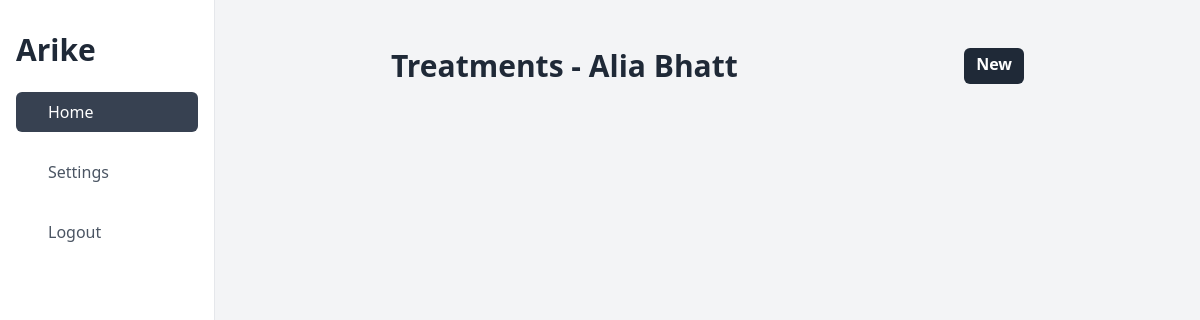
The app's page /list/treatment/2, older data.
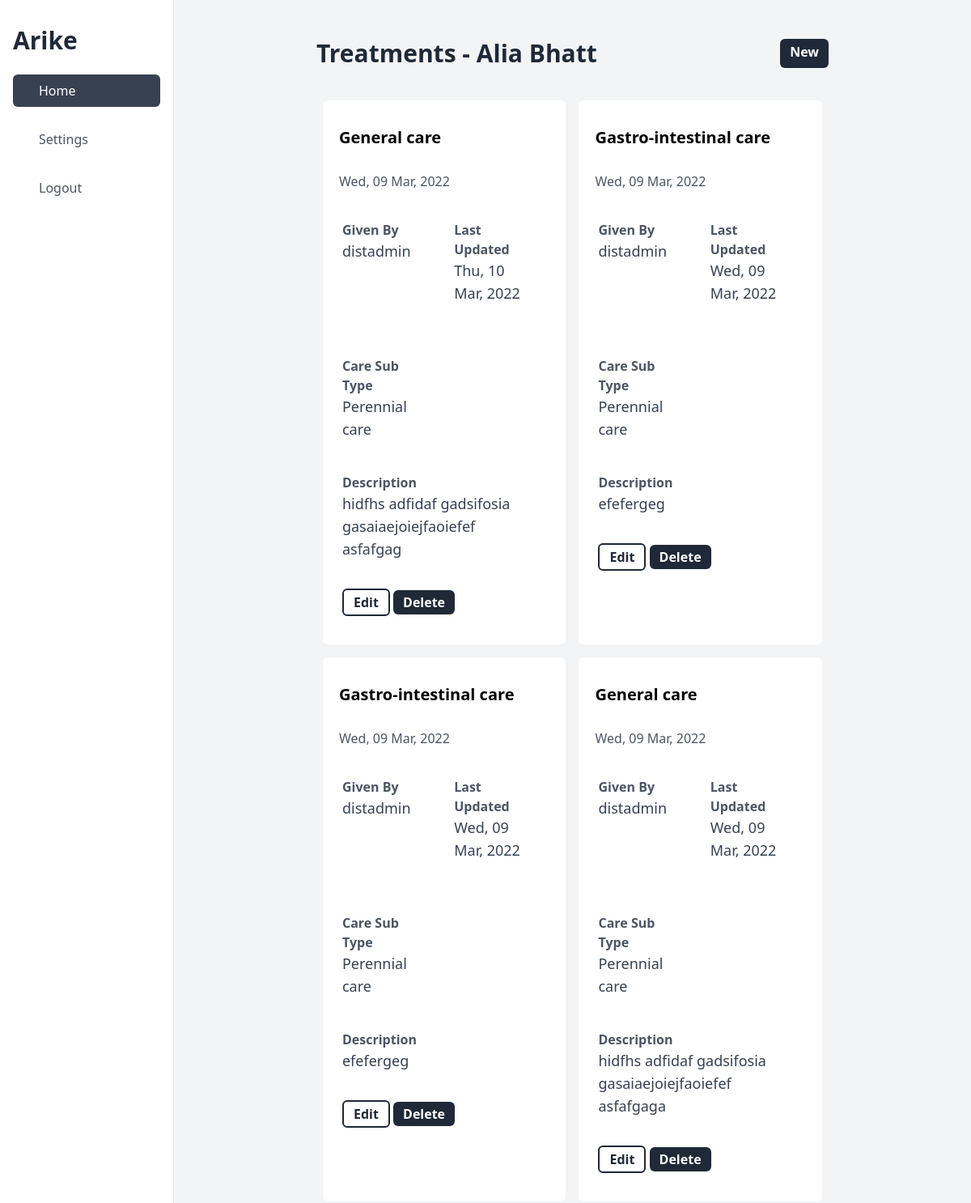
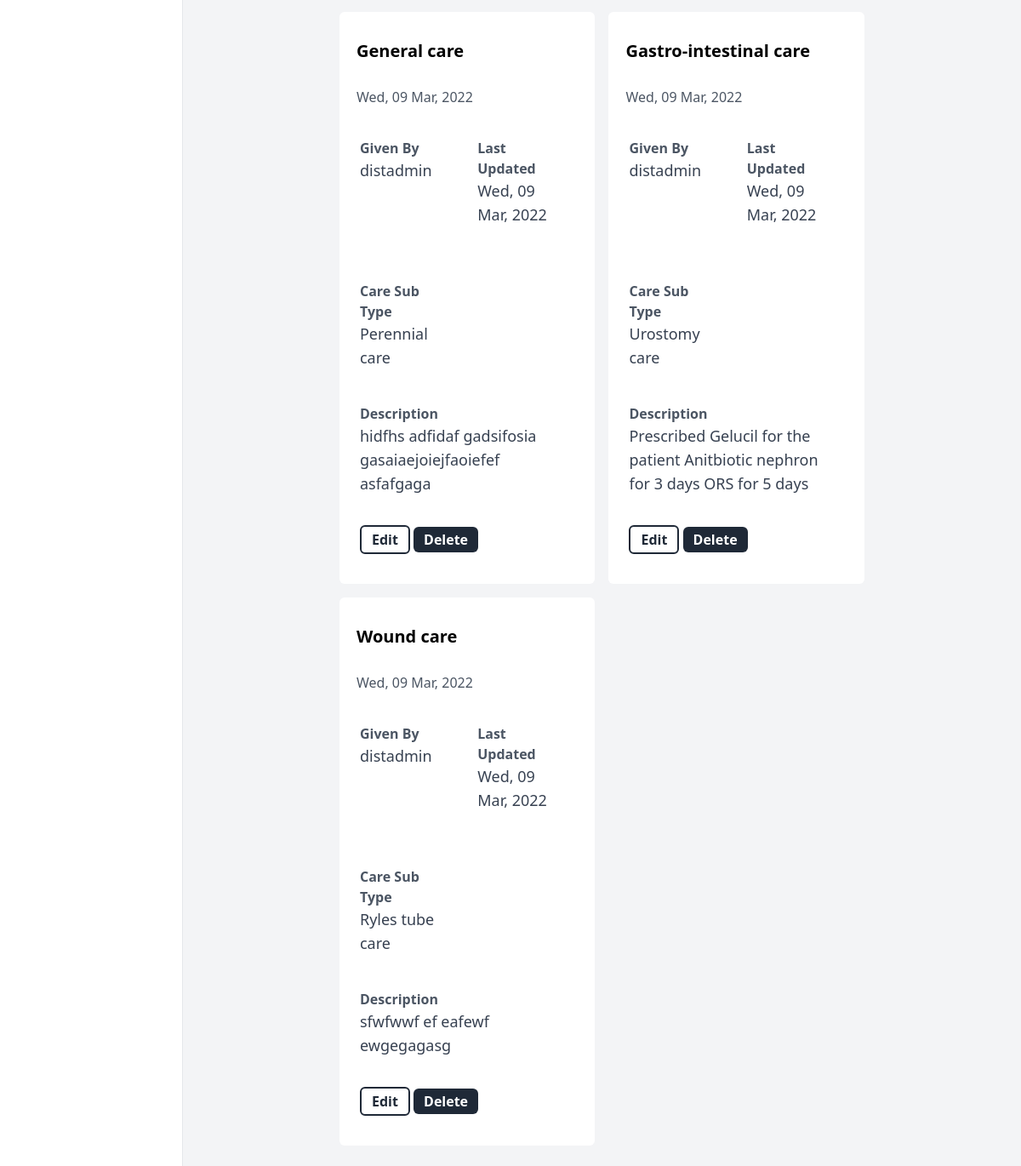
The same page, newer data (2 pictures, top to bottom).
### apps/models.py (models this page shows, shortened)
class Treatment(models.Model):
    description = models.TextField()
    care_type = models.CharField(choices=CARE_TYPE, max_length=150)
    care_sub_type = models.CharField(choices=CARE_SUB_TYPE, max_length=100)
    patient = models.ForeignKey(Patient, on_delete=models.PROTECT, null=True)
    created_at = models.DateTimeField(auto_now_add=True)
    updated_at = models.DateTimeField(auto_now=True)
    deleted = models.BooleanField(default=False)
    active = models.BooleanField(default=True, null=True)

class CustomUser(AbstractUser):
    full_name = models.CharField(max_length=150, blank=True)
    role = models.CharField(choices=USER_ROLES, max_length=20, blank=False)
    phone = models.CharField(max_length=14, validators=[phone_number_regex])
    is_verified = models.BooleanField(default=True)
    district = models.ForeignKey(
        District, on_delete=models.PROTECT, blank=True, null=True
    )
    facility = models.ForeignKey(
        Facility, on_delete=models.PROTECT, blank=True, null=True
    )
    created_at = models.DateTimeField(auto_now_add=True)
    updated_at = models.DateTimeField(auto_now=True)
    deleted = models.BooleanField(default=False)

### apps/views.py (the view)
# urls.py: path("list/treatment/<int:patient_id>", TreatmentListView.as_view()),
class TreatmentListView(ListView):
    model = Treatment
    template_name = "Treatment/list.html"
    context_object_name = "objects"
    def get_queryset(self):
        patient_id = self.kwargs["patient_id"]
        patient = Patient.objects.get(pk=patient_id)
        objects = Treatment.objects.filter(deleted=False, patient=patient).order_by(
            "-updated_at"
        )
        return objects
    def get_context_data(self, **kwargs):
        context = super().get_context_data(**kwargs)
        context["patient_id"] = self.kwargs["patient_id"]
        context["patient"] = Patient.objects.get(pk=self.kwargs["patient_id"]).full_name
        context["nurse"] = Patient.objects.get(pk=self.kwargs["patient_id"]).nurse
        return context

### templates/Treatment/list.html
{% extends "base_dashboard.html" %}
{% block content %}
    <div class="flex justify-between  my-8">
        <h1 class="text-3xl font-bold text-gray-800">Treatments - {{ patient }}</h1>
        <a class="bg-gray-800 text-white font-bold text-1xl px-3 py-1 rounded-md text-center" href="/create/treatment/{{ patient_id }}">New</a>
    </div>
    <div class="grid grid-cols-2 ">
        {% for object in objects %}
        <div class="px-3 py-2 bg-white m-2 rounded-md ">
            <div class="flex my-6">
                <p class="font-semibold text-xl px-2">{{ object.care_type }}</p>
            </div>
            <div class="text-gray-600 px-2 py-1">
            {{ object.created_at | date:"D, d M, Y"}}
            </div>
            <div class="grid grid-cols-2 ">
                <div class="pr-12 pl-3 py-2 mr-8 my-6">
                    <p class="text-gray-600 font-bold text-md">Given By</p>
                    <p class="text-gray-700 font-regular text-lg">{{ nurse }}</p>
                </div>
                <div class="pr-12 pl-3 py-2 mr-8 my-6">
                    <p class="text-gray-600 font-bold text-md">Last Updated</p>
                    <p class="text-gray-700 font-regular text-lg">{{ object.updated_at | date:"D, d M, Y" }}</p>
                </div>
                <div class="pr-12 pl-3 py-2 mr-8 my-6">
                    <p class="text-gray-600 font-bold text-md">Care Sub Type</p>
                    <p class="text-gray-700 font-regular text-lg">{{ object.care_sub_type}}</p>
                </div>
            </div>
            <div class="pr-12 pl-3 py-2 mr-8 my-3">
                <p class="text-gray-600 font-bold text-md">Description</p>
                <p class="text-gray-700 font-regular text-lg">{{ object.description }}</p>
            </div>
            <div class="pr-12 pl-3 py-2 mr-8 my-6">
                <a class="bg-white text-gray-800 font-bold text-1xl px-3 py-1 rounded-md text-center border-2 border-gray-800" href="/update/treatment/{{ object.id }}">Edit</a>
                <a class="bg-gray-800 text-white font-bold text-1xl px-3 py-1 rounded-md text-center" href="/delete/treatment/{{ object.id }}">Delete</a>
            </div>
        </div>
        {% endfor %}
    </div>
{% endblock content %}

Row changes from the older to the newer data that the page shows:
added Treatment: care_type "General care", created_at "Wed, 09 Mar, 2022", updated_at "Thu, 10 Mar, 2022", care_sub_type "Perennial care", description "hidfhs adfidaf gadsifosia gasaiaejoiejfaoiefef asfafgag"
now on this page (row edited): CustomUser: username "distadmin"
added Treatment: care_type "Gastro-intestinal care", created_at "Wed, 09 Mar, 2022", updated_at "Wed, 09 Mar, 2022", care_sub_type "Perennial care", description "efefergeg"
added Treatment: care_type "Gastro-intestinal care", created_at "Wed, 09 Mar, 2022", updated_at "Wed, 09 Mar, 2022", care_sub_type "Perennial care", description "efefergeg"
added Treatment: care_type "General care", created_at "Wed, 09 Mar, 2022", updated_at "Wed, 09 Mar, 2022", care_sub_type "Perennial care", description "hidfhs adfidaf gadsifosia gasaiaejoiejfaoiefef asfafgaga"
added Treatment: care_type "General care", created_at "Wed, 09 Mar, 2022", updated_at "Wed, 09 Mar, 2022", care_sub_type "Perennial care", description "hidfhs adfidaf gadsifosia gasaiaejoiejfaoiefef asfafgaga"
added Treatment: care_type "Gastro-intestinal care", created_at "Wed, 09 Mar, 2022", updated_at "Wed, 09 Mar, 2022", care_sub_type "Urostomy care", description "Prescribed Gelucil for the patient Anitbiotic nephron for 3 days ORS for 5 days"
added Treatment: care_type "Wound care", created_at "Wed, 09 Mar, 2022", updated_at "Wed, 09 Mar, 2022", care_sub_type "Ryles tube care", description "sfwfwwf ef eafewf ewgegagasg"
